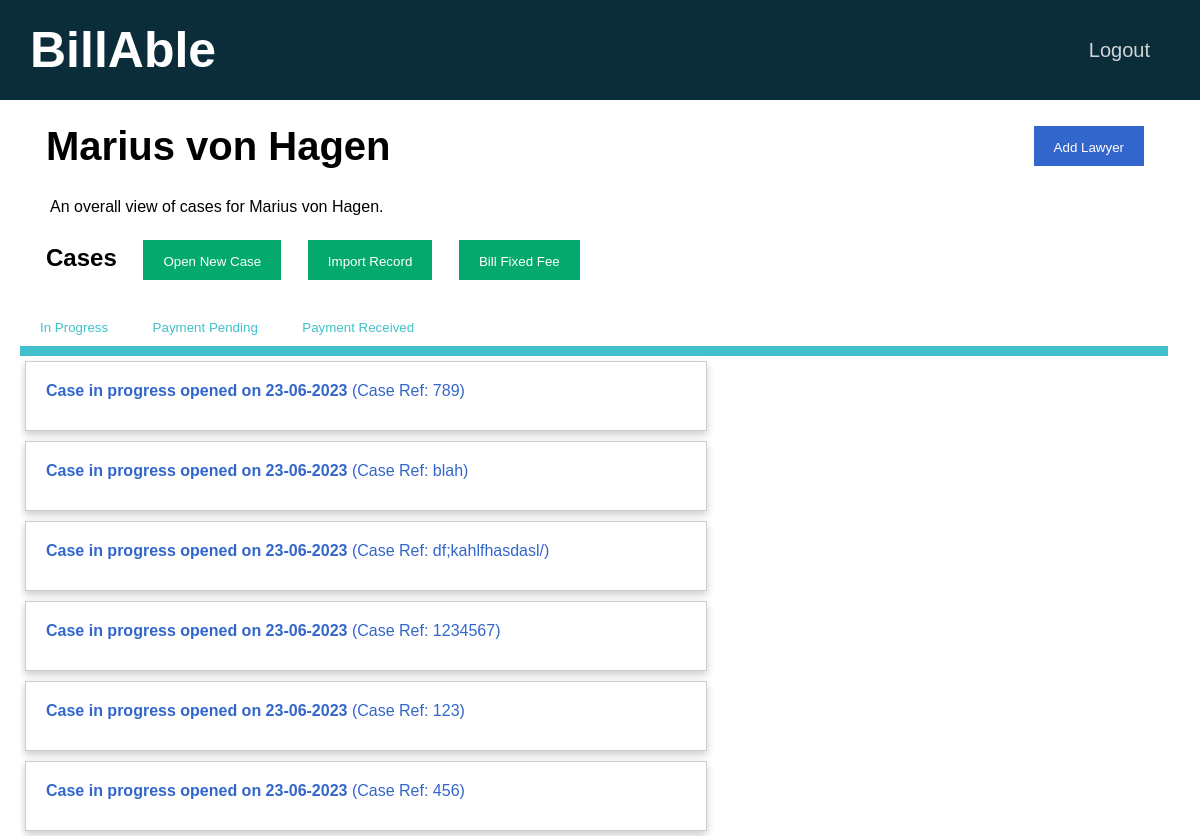
The page /clients/1 (signed in) on the database its author committed.
### tables this page shows
CREATE TABLE clients(id INTEGER PRIMARY KEY AUTOINCREMENT NOT NULL, name TEXT NOT NULL, email TEXT NOT NULL, in_progress INTEGER NOT NULL DEFAULT 0, payment_pending INTEGER NOT NULL DEFAULT 0, payment_received INTEGER NOT NULL DEFAULT 0, firm INTEGER NOT NULL DEFAULT 1);

CREATE TABLE timesheets(id INTEGER PRIMARY KEY AUTOINCREMENT NOT NULL, client_id INTEGER NOT NULL, status INTEGER NOT NULL, created DATETIME NOT NULL, firm INTEGER NOT NULL DEFAULT 1, invoice_generated DATETIME, invoice_paid DATETIME, case_ref_no BLOB NOT NULL, FOREIGN KEY (client_id) REFERENCES clients(id), FOREIGN KEY (status) REFERENCES status_list(id));

### app.py (the view)
@app.route("/clients/<id>", methods=["GET"])
@login_required
def client(id):
    connection = sqlite3.connect("database.db")
    connection.row_factory = sqlite3.Row
    cursor = connection.cursor()
    user_id = session["user_id"]
    user_firm = cursor.execute("SELECT firm FROM users WHERE id = ?", [user_id]).fetchone()["firm"]
    rel = cursor.execute("SELECT * FROM users_clients WHERE user_id = ? AND client_id = ?", [user_id, id]).fetchall()
    if len(rel) != 0:
        client_info = cursor.execute("SELECT * FROM clients WHERE id = ?", [id]).fetchone()
        client = {}
        client["name"] = client_info["name"]
        client["id"] = client_info["id"]
        client["email"] = client_info["email"]
        in_progress_rows = cursor.execute("SELECT * FROM timesheets WHERE client_id = ? AND status = 1", [client_info["id"]]).fetchall()
        in_progress_timesheets = []
        for row in in_progress_rows:
            in_progress_timesheet = {}
            in_progress_timesheet["id"] = row["id"]
            in_progress_timesheet["created"] = row["created"]
            in_progress_timesheet["caseref"] = row["case_ref_no"]
            in_progress_timesheets.append(in_progress_timesheet)
        payment_pending_rows = cursor.execute("SELECT * FROM timesheets WHERE client_id = ? AND status = 2", [client_info["id"]]).fetchall()
        payment_pending_timesheets = []
        for row in payment_pending_rows:
            payment_pending_timesheet = {}
            payment_pending_timesheet["id"] = row["id"]
            payment_pending_timesheet["invoice_generated"] = row["invoice_generated"]
            payment_pending_timesheet["caseref"] = row["case_ref_no"]
            payment_pending_timesheets.append(payment_pending_timesheet)
        payment_received_rows = cursor.execute("SELECT * FROM timesheets WHERE client_id = ? AND status = 3", [client_info["id"]]).fetchall()
        payment_received_timesheets = []
        for row in payment_received_rows:
            payment_received_timesheet = {}
            payment_received_timesheet["id"] = row["id"]
            payment_received_timesheet["invoice_paid"] = row["invoice_paid"]
            payment_received_timesheet["caseref"] = row["case_ref_no"]
            payment_received_timesheets.append(payment_received_timesheet)
        lawyer_rows = cursor.execute("SELECT * FROM users WHERE firm = ?", [user_firm]).fetchall()
        lawyers = []
        for row in lawyer_rows:
            if row["id"] != user_id:
                lawyer = {}
                lawyer["id"] = row["id"]
                lawyer["name"] = row["name"]
                lawyers.append(lawyer)
        fixed_fee_rows = cursor.execute("SELECT * FROM fixed_fees WHERE firm = ?", [user_firm]).fetchall()
        fixed_fees = []
        for row in fixed_fee_rows:
            fixed_fee = {}
            fixed_fee["id"] = row["id"]
            fixed_fee["description"] = row["description"]
            fixed_fee["amount"] = "{:.2f}".format(row["amount"])
            fixed_fees.append(fixed_fee)
        connection.close()
        return render_template("client.html", client=client,
                            in_progress_timesheets=in_progress_timesheets,
                            payment_pending_timesheets=payment_pending_timesheets,
                            payment_received_timesheets=payment_received_timesheets,
                            lawyers=lawyers,
                            fixed_fees = fixed_fees)
    else:
        return redirect(url_for("home"))

### helpers.py (called while the page is built)
def login_required(f):
    @wraps(f)
    def decorated_function(*args, **kwargs):
        if session.get("user_id") is None:
            return redirect("/login")
        return f(*args, **kwargs)
    return decorated_function

### templates/client.html (shortened to what this page needs)
{% extends "layout.html" %}
{% block main %}
    <div class="container page-header">
        <b> {{ client["name"] }} </b>
        <span style="float: right;">
            <button type="button" class="option-button primarybtn" id="addNewLawyerModalOpen" style="float: right;">
                Add Lawyer
            </button>
        </span>
    </div>
    <p class="tagline"> An overall view of cases for {{ client["name"] }}. </p>
    <h2 class="container">
        Cases
        <span>
            <button type="button" class="option-button successbtn" id="addNewTimesheetModalOpen" style="margin-left: 20px;">
                Open New Case
            </button>
            <button type="button" class="option-button successbtn" data-bs-toggle="modal" id="importExcelModalOpen">
                Import Record
            </button>
            <button type="button" class="option-button successbtn" id="billFixedFeeModalOpen">
                Bill Fixed Fee
            </button>
        </span>
    </h2>
    <button type="button" id="in-progress" class="option-button tab-button">In Progress</button>
    <button type="button" id="payment-pending" class="option-button tab-button">Payment Pending</button>
    <button type="button" id="payment-received" class="option-button tab-button">Payment Received</button>
    <hr class="tab-bar" id="tab-bar">
    <div id="in-progress-view" class="dashboard">
        {% if in_progress_timesheets %}
            {% for timesheet in in_progress_timesheets %}
                <a href="{{ url_for('timesheet', id=timesheet['id']) }}" class="stretched-link">
                    <div class="invoice-card">
                        <b>Case in progress opened on {{ timesheet["created"] }}</b>
                        (Case Ref: {{ timesheet["caseref"] }})
                    </div>
                </a>
            {% endfor %}
        {% else %}
            <p>There are currently no cases in progress for this client!</p>
        {% endif %}
    </div>
{% endblock %}

### static/styles.css (style rules this page uses)
body { font-family: Arial, Helvetica, sans-serif; margin: 0; overflow-x: hidden; }
button { border: none; }
a { color: #3366cc; text-decoration: none }
.page-header { font-size: 40px; line-height: 40px; }
.tagline { margin-left: 30px; height: 10px; }
.option-button { color: white; padding: 14px 20px; height: 40px; margin-left: 10px; margin-right: 10px; cursor: pointer; }
.tab-button { color: #41c0cb; background-color: white; height: 40px; cursor: pointer; margin: 0px; }
.tab-bar { background-color: #41c0cb; height: 10px; border: none; width: 99%; margin: 0; padding: 0; }
.invoice-card { width: 98%; height: 70px; padding: 20px; margin: 5px; display: inline-block; align-items: center; border: 1px solid #ccc; box-sizing: border-box; box-shadow: 0 4px 8px 0 rgba(0,0,0,0.2); transition: 0.3s; }
.dashboard { float: left; height: 60%; width: 60%; overflow-y: auto; }
.stretched-link { height: 100%; }
.successbtn { background-color: #04AA6D; }
.primarybtn { background-color: #3366cc; }
.container { margin: 10px; padding: 16px; align-items: center; }

### rows shown on the page
clients: name "Marius von Hagen"
timesheets: created "23-06-2023", caseref "789"
timesheets: created "23-06-2023", caseref "blah"
timesheets: created "23-06-2023", caseref "df;kahlfhasdasl/"
timesheets: created "23-06-2023", caseref "1234567"
timesheets: created "23-06-2023", caseref "123"
timesheets: created "23-06-2023", caseref "456"
